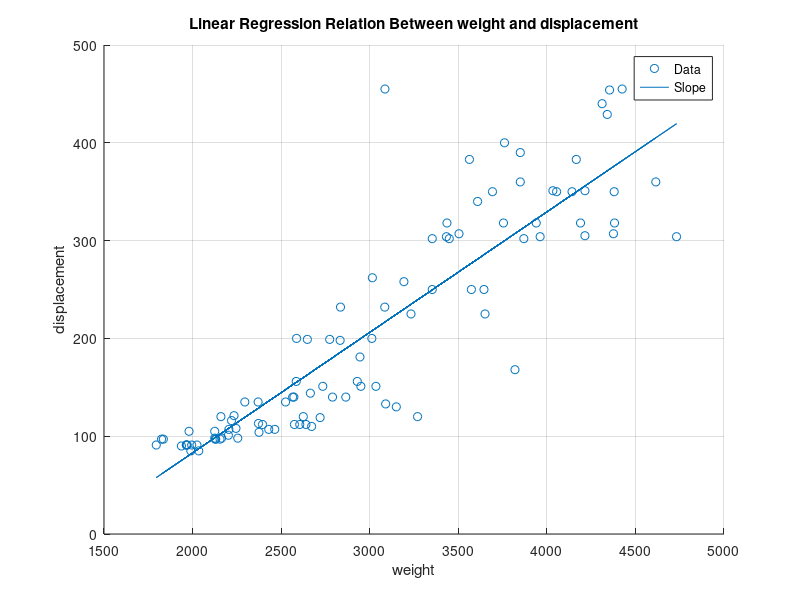

The MATLAB source for this figure:
clear all;
clc;
load carsmall
x1 = Weight;
y = Displacement;
% creating our X matrix to use normal equation to find weights
temp = size(x1);
z = ones(temp(1), 1);
X = [z x1];
% our weights w0, w1 and w2 can be calculated as (X'X)^-1Xy
w = pinv(X.' * X) * (X.') * y;
predy = X*w;
scatter(x1,y)
hold on
plot(x1,predy)
xlabel('weight')
ylabel('displacement')
title('Linear Regression Relation Between weight and displacement')
grid on
legend('Data','Slope', 'Location','best');
meansqaureerror = (1/temp(1))*(sum((predy-y).^2));
fprintf('mean square error is: %d \n', meansqaureerror);
